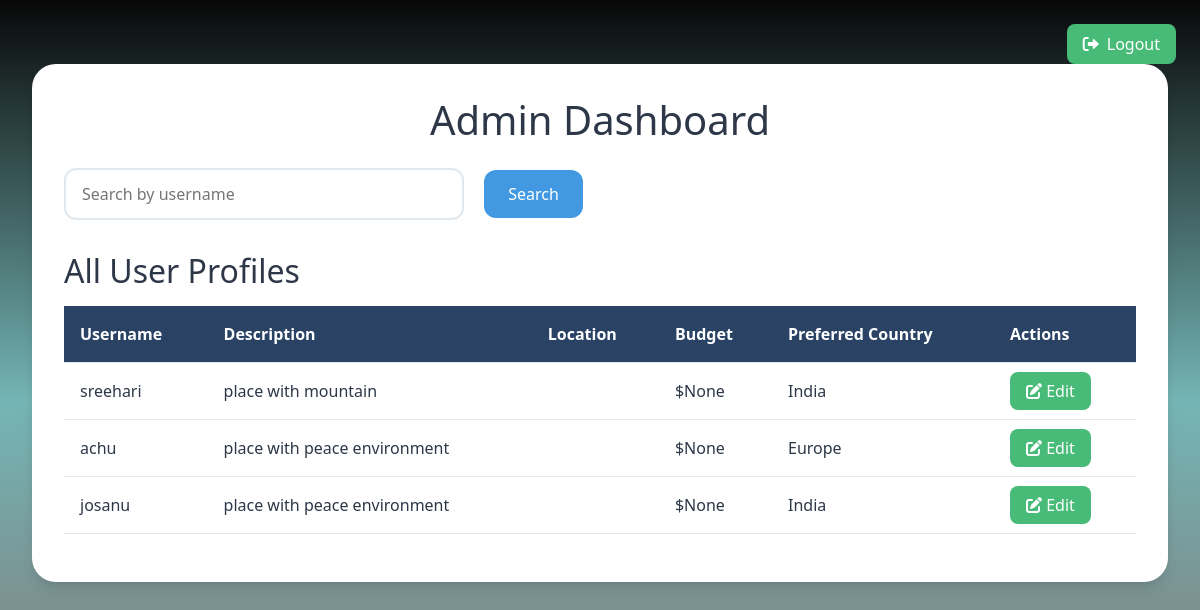
Screenshot of /accounts/admin/dashboard/ (signed in) with the database file from the repository.
### accounts/models.py (models this page shows, shortened)
class UserProfile(models.Model):
    user = models.OneToOneField(User, on_delete=models.CASCADE)
    description = models.TextField(blank=True, null=True)
    location= models.CharField(max_length=30, blank=True)
    budjet = models.IntegerField(blank=True, null=True)
    preferred_country = models.CharField(max_length=30, blank=True)

### accounts/views.py (the view, shortened to what this page needs)
# urls.py: path('admin/dashboard/', views.admin_dashboard, name='admin_dashboard'),
@user_passes_test(lambda u: u.is_superuser)
def admin_dashboard(request):
    user_profiles = UserProfile.objects.all()
    if request.method == 'POST' and 'update_profile' in request.POST:
        profile_id = request.POST['profile_id']
        user_profile_obj = get_object_or_404(UserProfile, id=profile_id)
        form = UserProfileForm(request.POST, instance=user_profile_obj)
        if form.is_valid():
            form.save()
            return redirect('admin_dashboard')
    else:
        form = UserProfileForm()
    return render(request, 'accounts/admin_dashboard.html', {
        'user_profiles': user_profiles,
        'form': form,
    })

### accounts/forms.py
class UserProfileForm(forms.ModelForm):
    COUNTRY_CHOICES = [
        ('India', 'India'),
        ('Europe', 'Europe'),
    ]
    preferred_country = forms.ChoiceField(
        choices=COUNTRY_CHOICES,
        widget=forms.Select(attrs={'class': 'form-control'})
    )
    class Meta:
        model = UserProfile
        fields = ['description', 'preferred_country', 'location', 'budjet']
        widgets = {
            'description': forms.Textarea(attrs={'class': 'form-control', 'rows': 3}),
        }

### accounts/templates/accounts/admin_dashboard.html (shortened to what this page needs)
<!DOCTYPE html>
<html lang="en">
<head>
    <link rel="stylesheet" href="https://cdn.jsdelivr.net/npm/bootstrap@5.3.0/dist/css/bootstrap.min.css">
    <link rel="stylesheet" href="https://cdnjs.cloudflare.com/ajax/libs/font-awesome/6.0.0/css/all.min.css">
</head>
<body>
    <div class="container">
        <h1 class="text-center mb-4">Admin Dashboard</h1>
        <form action="{% url 'logout' %}" method="post" style="display: inline;">
            <button type="submit" class="logout-btn">
                <i class="fas fa-sign-out-alt"></i>
                Logout
            </button>
        </form>
        <div class="search-box">
            <form method="POST">
                <input type="text" name="search_username" placeholder="Search by username">
                <button type="submit">Search</button>
            </form>
        </div>
        <h2>All User Profiles</h2>
        <table class="profile-table">
            <thead>
                <tr>
                    <th>Username</th>
                    <th>Description</th>
                    <th>Location</th>
                    <th>Budget</th>
                    <th>Preferred Country</th>
                    <th>Actions</th>
                </tr>
            </thead>
            <tbody>
                {% for profile in user_profiles %}
                <tr>
                    <td>{{ profile.user.username }}</td>
                    <td>{{ profile.description }}</td>
                    <td>{{ profile.location }}</td>
                    <td>${{ profile.budjet }}</td>
                    <td>{{ profile.preferred_country }}</td>
                    <td>
                        <a href="#" class="action-btn" data-bs-toggle="modal" data-bs-target="#editModal{{ profile.id }}">
                            <i class="fas fa-edit"></i> Edit
                        </a>
                    </td>
                </tr>
                {% endfor %}
            </tbody>
        </table>
    </div>
</body>
</html>

### accounts/templates/accounts/admin_dashboard.html (style rules this page uses)
:root { --primary-color: #2A4365; --secondary-color: #4299E1; --accent-color: #48BB78; --text-color: #2D3748; }
body { font-family: 'Segoe UI', system-ui, -apple-system, sans-serif; background-color: #827070; background-image: linear-gradient(0deg, #827070 0%, #75b5b5 50%, #080808 100%); margin: 0; padding: 2rem; min-height: 100vh; color: var(--text-color); }
.container { max-width: 1200px; margin: 2rem auto; background: white; border-radius: 1.5rem; box-shadow: 0 10px 15px -3px rgba(0, 0, 0, 0.1), 0 4px 6px -2px rgba(0, 0, 0, 0.05); overflow: hidden; padding: 2rem; }
.search-box { margin-bottom: 2rem; }
.search-box input { border: 2px solid #e2e8f0; border-radius: 0.75rem; padding: 0.75rem 1rem; width: 100%; max-width: 400px; }
.search-box button { background: var(--secondary-color); color: white; border: none; border-radius: 0.75rem; padding: 0.75rem 1.5rem; margin-left: 1rem; cursor: pointer; transition: background 0.3s; }
.profile-table { width: 100%; border-collapse: collapse; margin: 1rem 0; }
.profile-table th, .profile-table td { padding: 1rem; border-bottom: 1px solid #e2e8f0; text-align: left; }
.profile-table th { background-color: var(--primary-color); color: white; }
.action-btn { background: var(--accent-color); color: white; padding: 0.5rem 1rem; border-radius: 0.5rem; text-decoration: none; transition: background 0.3s; }
.logout-btn { position: absolute; top: 1.5rem; right: 1.5rem; background: var(--accent-color); color: white; border: none; padding: 0.5rem 1rem; border-radius: 0.5rem; font-size: 1rem; font-weight: 500; cursor: pointer; transition: background 0.3s, transform 0.2s; display: flex; align-items: center; gap: 0.5rem; }

### rows the page displays
UserProfile: user.username "sreehari", description "place with mountain", budjet "None", preferred_country "India"
UserProfile: user.username "achu", description "place with peace environment", budjet "None", preferred_country "Europe"
UserProfile: user.username "josanu", description "place with peace environment", budjet "None", preferred_country "India"
